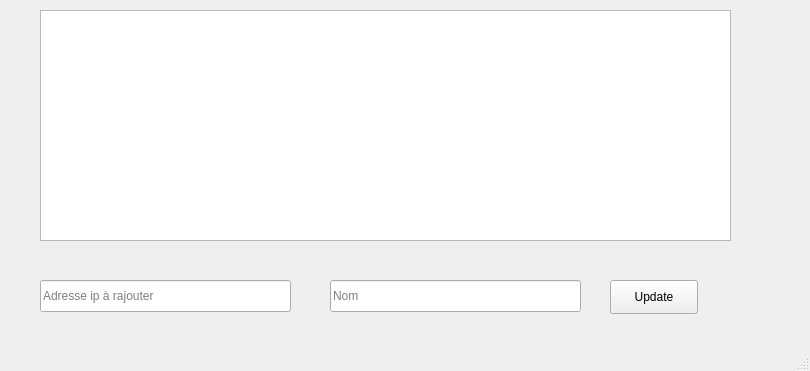
<?xml version="1.0" encoding="UTF-8"?>
<ui version="4.0">
 <class>MainWindow</class>
 <widget class="QMainWindow" name="MainWindow">
  <property name="geometry">
   <rect>
    <x>0</x>
    <y>0</y>
    <width>810</width>
    <height>371</height>
   </rect>
  </property>
  <property name="windowTitle">
   <string>Tobias's Update Hosts Page</string>
  </property>
  <widget class="QWidget" name="centralwidget">
   <widget class="QTableWidget" name="tableWidget">
    <property name="geometry">
     <rect>
      <x>40</x>
      <y>10</y>
      <width>691</width>
      <height>231</height>
     </rect>
    </property>
   </widget>
   <widget class="QLineEdit" name="lineEdit">
    <property name="geometry">
     <rect>
      <x>40</x>
      <y>280</y>
      <width>251</width>
      <height>32</height>
     </rect>
    </property>
    <property name="placeholderText">
     <string>Adresse ip à rajouter</string>
    </property>
   </widget>
   <widget class="QLineEdit" name="lineEdit_2">
    <property name="geometry">
     <rect>
      <x>330</x>
      <y>280</y>
      <width>251</width>
      <height>32</height>
     </rect>
    </property>
    <property name="placeholderText">
     <string>Nom </string>
    </property>
   </widget>
   <widget class="QPushButton" name="pushButton">
    <property name="geometry">
     <rect>
      <x>610</x>
      <y>280</y>
      <width>88</width>
      <height>34</height>
     </rect>
    </property>
    <property name="text">
     <string>Update</string>
    </property>
   </widget>
  </widget>
  <widget class="QMenuBar" name="menubar">
   <property name="geometry">
    <rect>
     <x>0</x>
     <y>0</y>
     <width>810</width>
     <height>30</height>
    </rect>
   </property>
  </widget>
  <widget class="QStatusBar" name="statusbar"/>
 </widget>
 <resources/>
 <connections/>
</ui>
